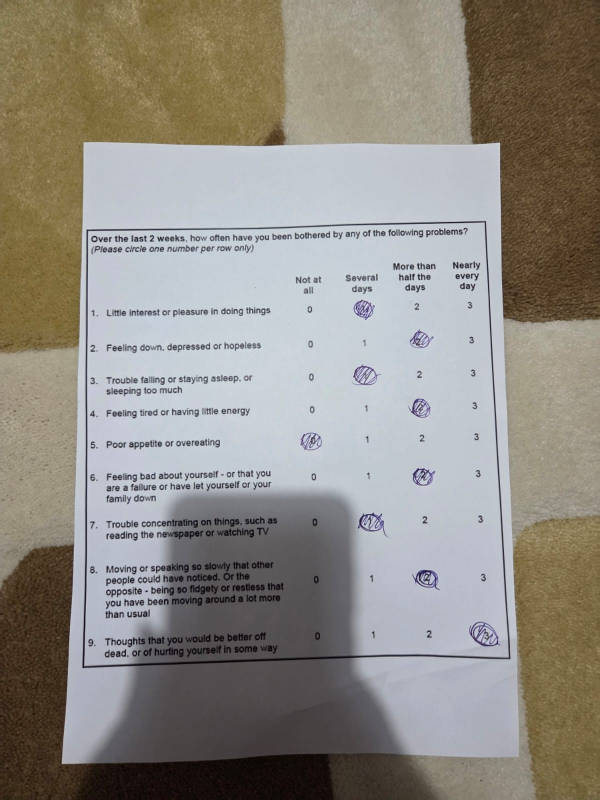
#> input picture examples/121212.jpeg, 1200 x 1600 px (shown at 1/2 size)
$ python -i omr_engine.py   (imports and definitions only)
#> lines starting #> are read from the running program, lines starting #| are printed output that depends on the picture; after the words box and inside, x2 and y2 are one past the last pixel; in counts of white or black regions, pixels touching at a corner belong together
#> further down, picture is the input picture: shape (1600, 1200, 3); mean B, G, R 132.3, 140.1, 144.1

import cv2
import numpy as np

# [146 lines left out: functions align_images, score_page, not called in this run]

def detect_corners(image):
    """
    Auto-detect document corners.
    Returns (found_bool, corners_list)
    """
    print("[CORNERS] Otomatik köşe tespiti yapılıyor...")
    gray = cv2.cvtColor(image, cv2.COLOR_BGR2GRAY)
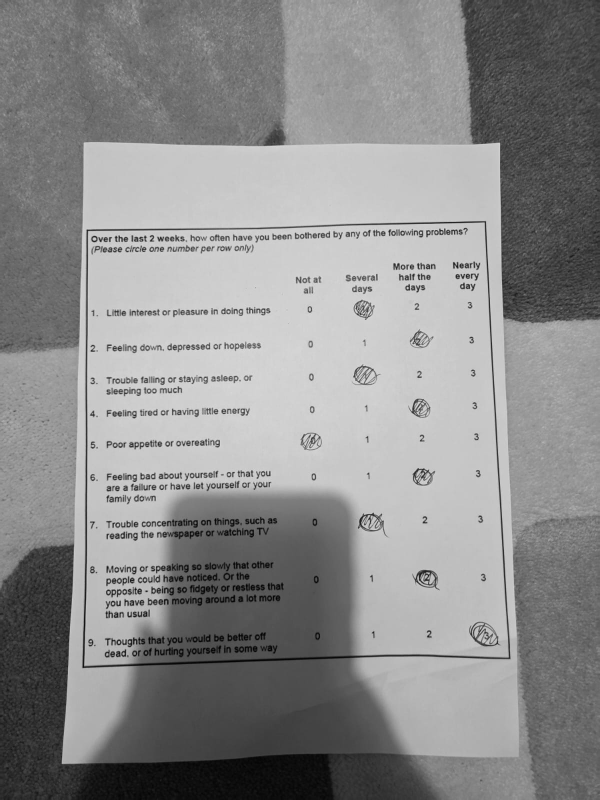
#> gray: shape (1600, 1200) (shown at 1/2 size); min 0, max 235, mean 140.4
    blurred = cv2.GaussianBlur(gray, (5, 5), 0)
    edged = cv2.Canny(blurred, 75, 200)
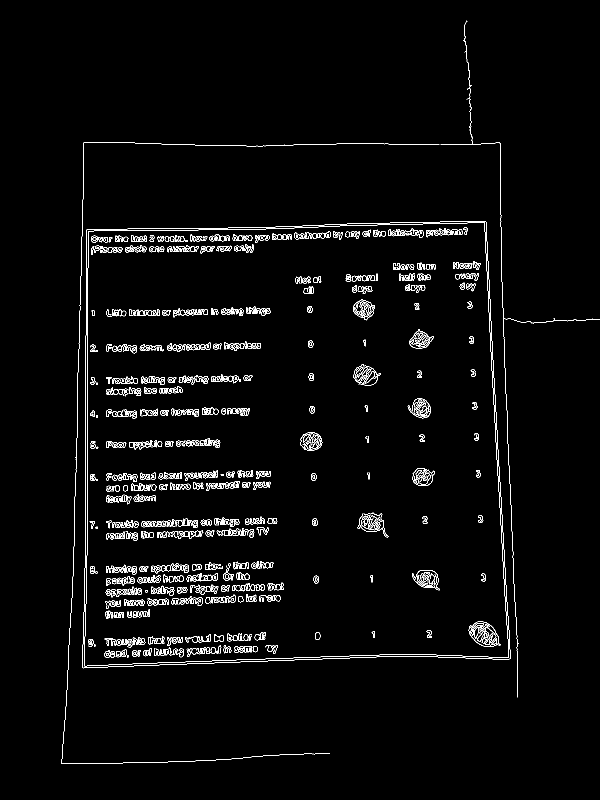
#> edged: shape (1600, 1200) (shown at 1/2 size); 2.5% white in thin lines or dots, all inside (x1, y1, x2, y2) = (123, 41, 1200, 1528)

    cnts, _ = cv2.findContours(edged, cv2.RETR_EXTERNAL, cv2.CHAIN_APPROX_SIMPLE)
#> cnts = 4 contours, 1 with area under 20; largest, box (x1, y1, x2, y2) and area: (164, 442, 1021, 1337) 718111, (926, 41, 944, 224) 36, (881, 224, 1200, 1395) 34
    cnts = sorted(cnts, key=cv2.contourArea, reverse=True)[:5]

    for c in cnts:
        peri = cv2.arcLength(c, True)
        approx = cv2.approxPolyDP(c, 0.02 * peri, True)

        if len(approx) == 4:
            print("[CORNERS] Köşeler bulundu.")
            return True, [p[0].tolist() for p in approx]
#> this loop made 1 pass
#> (peri, approx) on pass 1: (3451.2, [[971, 442], [173, 459], [165, 1335], [1020, 1317]])
#| [CORNERS] Köşeler bulundu.

    # fallback
    print("[CORNERS] Otomatik tespit başarısız, varsayılan köşeler kullanılıyor.")
    h, w = image.shape[:2]
    m = 50
    corners = [[m, m], [m, h-m], [w-m, h-m], [w-m, m]]
    return False, corners

# [50 lines left out: functions get_four_point_transform, sort_corners, not called in this run]

>>> import cv2
>>> picture = cv2.imread('../../examples/121212.jpeg')
>>> result = detect_corners(picture)
#> result = (True, [[971, 442], [173, 459], [165, 1335], [1020, 1317]])

$ run again, on examples/phq_foto.jpeg
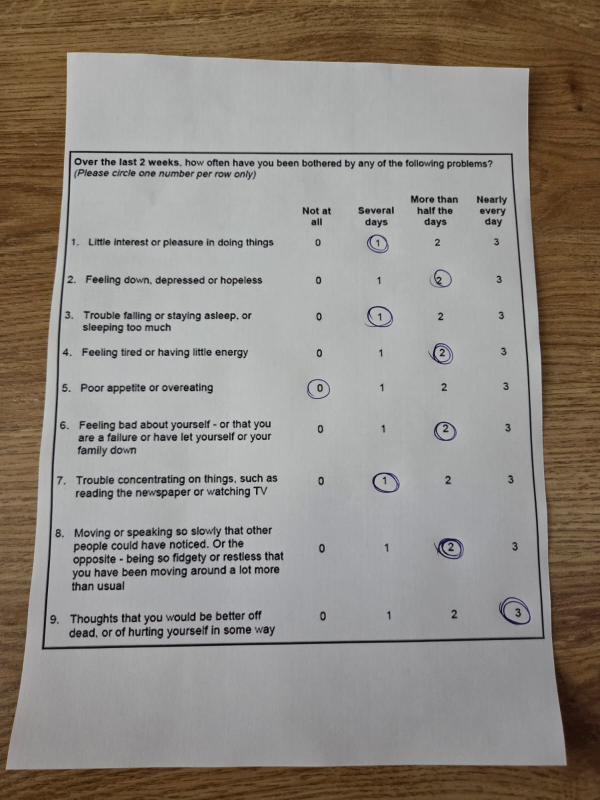
#> input picture examples/phq_foto.jpeg, 1200 x 1600 px (shown at 1/2 size)
#> picture is the input picture: shape (1600, 1200, 3); mean B, G, R 130.6, 137.9, 144.1
#> in detect_corners, `gray = cv2.cvtColor(image, cv2.COLOR_BGR2GRAY)`:
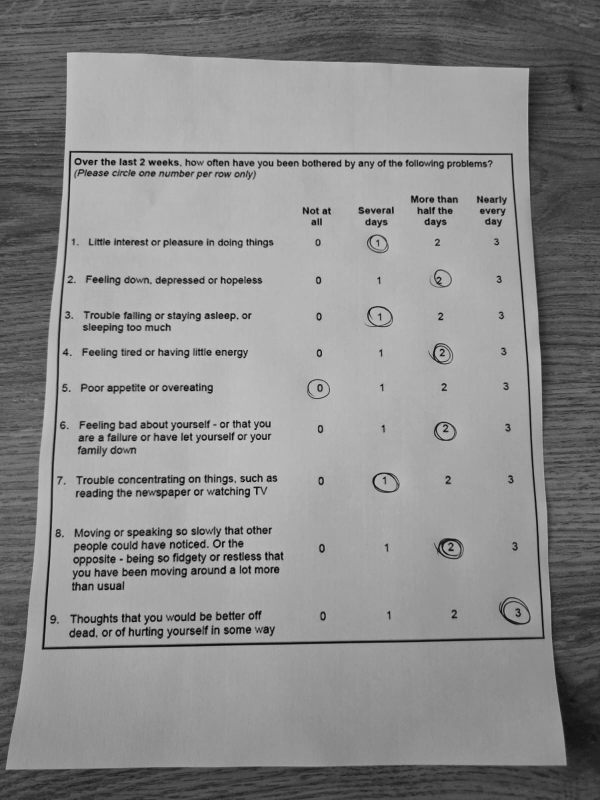
#> gray: shape (1600, 1200) (shown at 1/2 size); min 0, max 211, mean 138.8
#> in detect_corners, `edged = cv2.Canny(blurred, 75, 200)`:
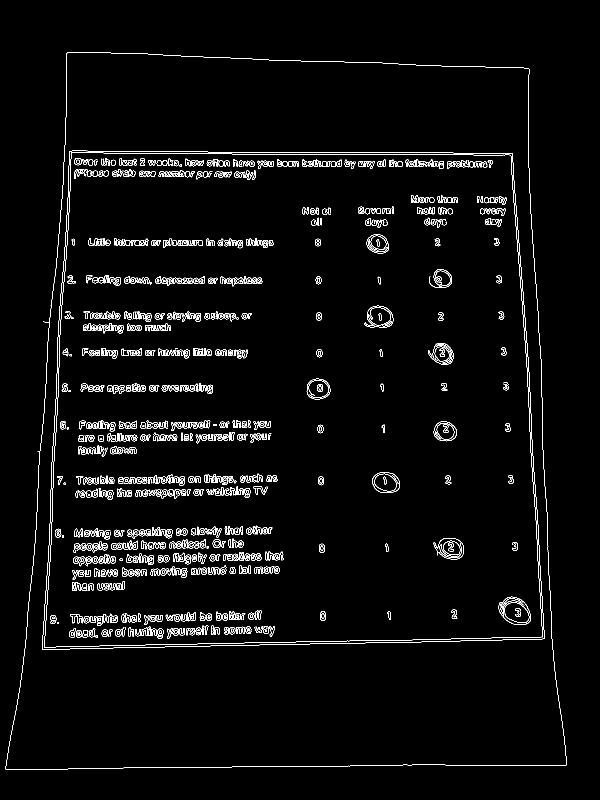
#> edged: shape (1600, 1200) (shown at 1/2 size); 2.9% white in thin lines or dots, all inside (x1, y1, x2, y2) = (11, 104, 1134, 1540)
#> cnts = 1 contour; box (x1, y1, x2, y2) and area: (11, 104, 1134, 1540) 1412192
#> the loop in detect_corners, `for c in cnts:` made 1 pass
#> (peri, approx) on pass 1: (5034.2, [[134, 105], [11, 1538], [1132, 1530], [1057, 136]])
#> (printed output is left out)
#> result = (True, [[134, 105], [11, 1538], [1132, 1530], [1057, 136]])

$ run again, on examples/phq_foto_thick.jpeg
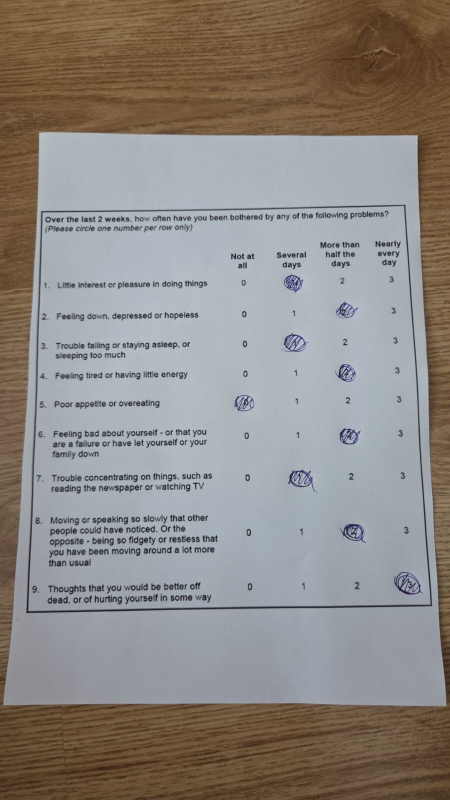
#> input picture examples/phq_foto_thick.jpeg, 899 x 1599 px (shown at 1/2 size)
#> picture is the input picture: shape (1599, 899, 3); mean B, G, R 131.7, 136.5, 141.5
#> in detect_corners, `gray = cv2.cvtColor(image, cv2.COLOR_BGR2GRAY)`:
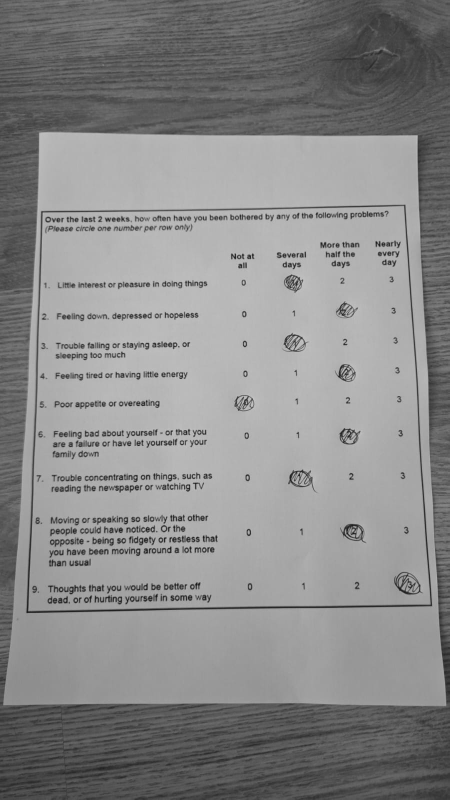
#> gray: shape (1599, 899) (shown at 1/2 size); min 5, max 211, mean 137.5
#> in detect_corners, `edged = cv2.Canny(blurred, 75, 200)`:
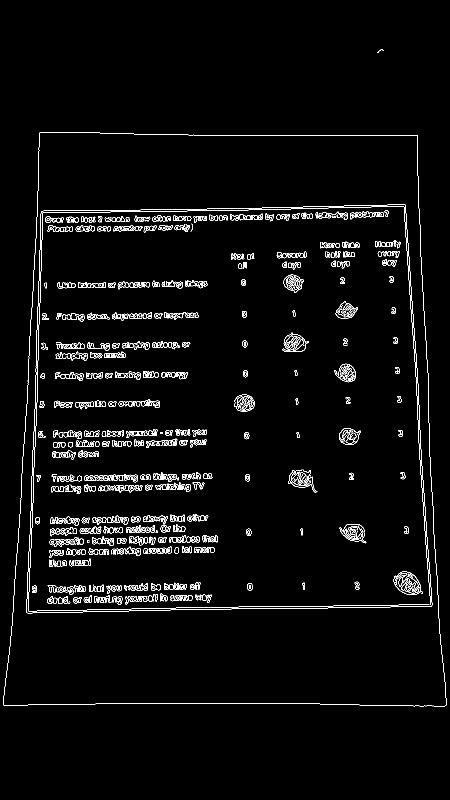
#> edged: shape (1599, 899) (shown at 1/2 size); 2.9% white in thin lines or dots, all inside (x1, y1, x2, y2) = (6, 99, 893, 1413)
#> cnts = 2 contours, 1 with area under 20; largest, box (x1, y1, x2, y2) and area: (6, 264, 893, 1413) 922526
#> the loop in detect_corners, `for c in cnts:` made 1 pass
#> (peri, approx) on pass 1: (4009.1, [[79, 265], [7, 1410], [891, 1411], [834, 270]])
#> (printed output is left out)
#> result = (True, [[79, 265], [7, 1410], [891, 1411], [834, 270]])
